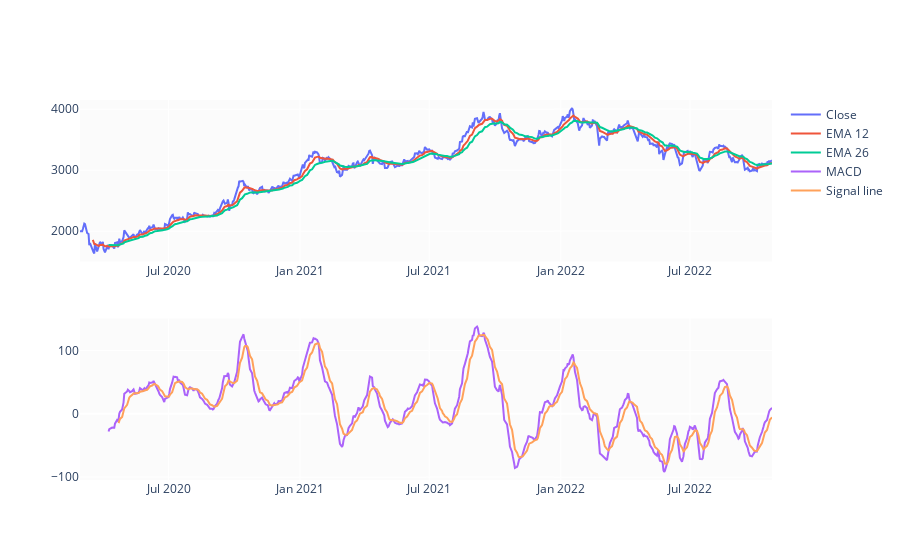

Notebook source saved alongside this figure:
### Code cell
EMA_12 = pd.Series(df['Close'].ewm(span=12, min_periods=12).mean())
EMA_26 = pd.Series(df['Close'].ewm(span=26, min_periods=26).mean())
df['MACD'] = pd.Series(EMA_12 - EMA_26)
df['MACD_signal'] = pd.Series(df.MACD.ewm(span=9, min_periods=9).mean())

fig = make_subplots(rows=2, cols=1)
fig.add_trace(go.Scatter(x=df.Date, y=df.Close, name='Close'), row=1, col=1)
fig.add_trace(go.Scatter(x=df.Date, y=EMA_12, name='EMA 12'), row=1, col=1)
fig.add_trace(go.Scatter(x=df.Date, y=EMA_26, name='EMA 26'), row=1, col=1)
fig.add_trace(go.Scatter(x=df.Date, y=df['MACD'], name='MACD'), row=2, col=1)
fig.add_trace(go.Scatter(x=df.Date, y=df['MACD_signal'], name='Signal line'), row=2, col=1)
fig.show()

### Figure 1 — Plotly figure (JSON) as saved in the notebook; plotly's stock layout.template omitted (floating-point values rounded to 4 significant figures; data arrays with more than 128 entries replaced by an {"elided": "..."} marker saying what was removed)
{"data": [{"name": "Close", "type": "scatter", "x": {"elided": "659 str values"}, "xaxis": "x", "y": {"elided": "659 float values"}, "yaxis": "y"}, {"name": "EMA 12", "type": "scatter", "x": {"elided": "659 str values"}, "xaxis": "x", "y": {"elided": "659 float values"}, "yaxis": "y"}, {"name": "EMA 26", "type": "scatter", "x": {"elided": "659 str values"}, "xaxis": "x", "y": {"elided": "659 float values"}, "yaxis": "y"}, {"name": "MACD", "type": "scatter", "x": {"elided": "659 str values"}, "xaxis": "x2", "y": {"elided": "659 float values"}, "yaxis": "y2"}, {"name": "Signal line", "type": "scatter", "x": {"elided": "659 str values"}, "xaxis": "x2", "y": {"elided": "659 float values"}, "yaxis": "y2"}], "layout": {"xaxis": {"anchor": "y", "domain": [0, 1]}, "xaxis2": {"anchor": "y2", "domain": [0, 1]}, "yaxis": {"anchor": "x", "domain": [0.575, 1]}, "yaxis2": {"anchor": "x2", "domain": [0, 0.425]}}}
